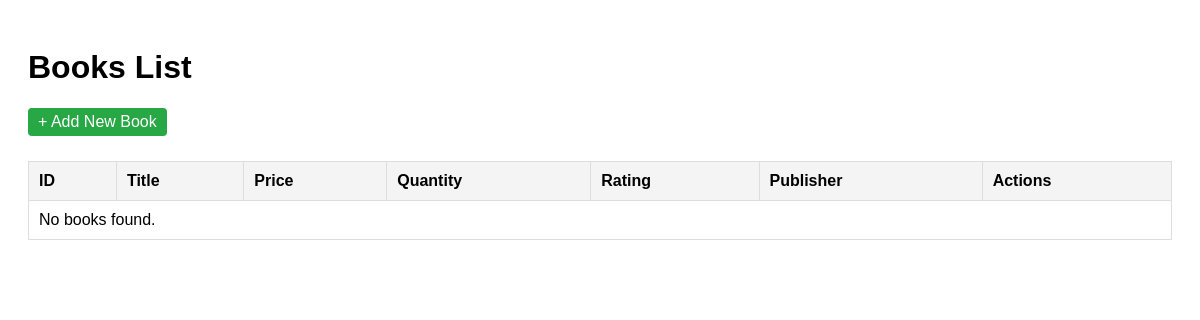
The page /books/lab9_part1/listbooks/ on the database as committed earlier.
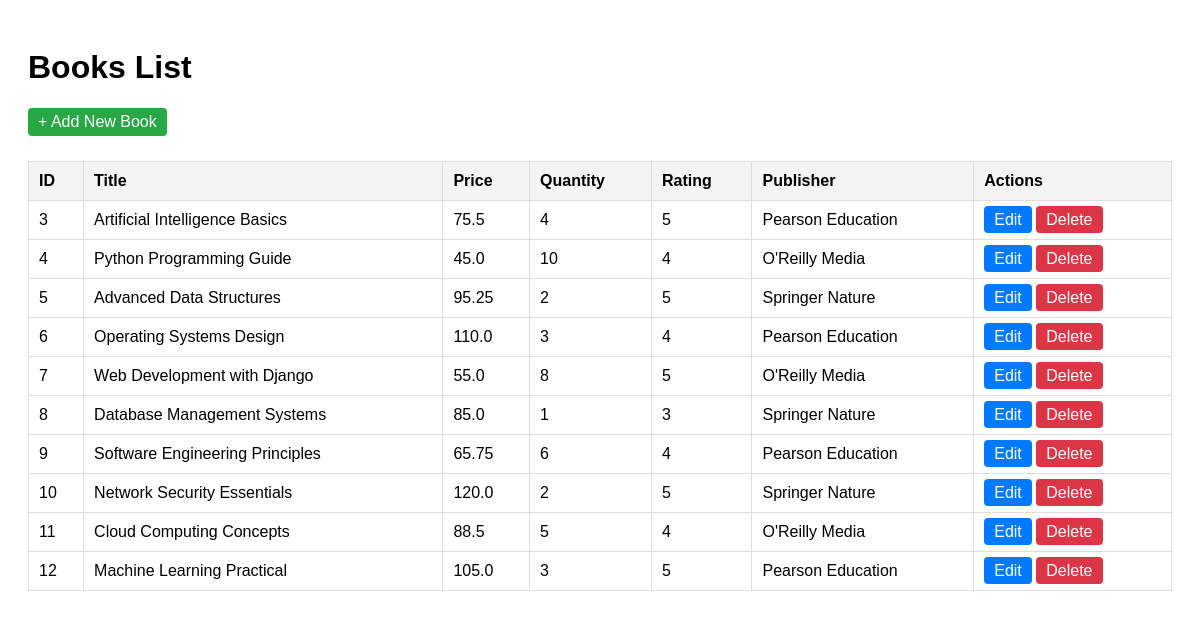
The same page on the database as committed later.
### apps/bookmodule/models.py (models this page shows, shortened)
class Books(models.Model):
    title = models.CharField(max_length=100)
    price = models.FloatField(default=0.0)
    quantity = models.IntegerField(default=1)
    pubdate = models.DateTimeField()
    rating = models.SmallIntegerField(default=1)
    publisher = models.ForeignKey(Publisher, null=True, on_delete=models.SET_NULL, related_name='books')
    authors = models.ManyToManyField(Author)

class Publisher(models.Model):
    name = models.CharField(max_length=200)
    location = models.CharField(max_length=300)

### apps/bookmodule/views.py (the view)
# urls.py: path('lab9_part1/listbooks/', views.lab9_part1_listbooks, name='lab9_part1_listbooks'),
def lab9_part1_listbooks(request):
    books = Books.objects.all()
    return render(request, 'bookmodule/lab9_part1_listbooks.html', {'books': books})

### apps/templates/bookmodule/lab9_part1_listbooks.html (shortened to what this page needs)
<!DOCTYPE html>
<html lang="en">
<head>
</head>
<body>
    <h1>Books List</h1>
    <a href="/books/lab9_part1/addbook/" class="btn btn-add">+ Add New Book</a>
    <table>
        <thead>
            <tr>
                <th>ID</th>
                <th>Title</th>
                <th>Price</th>
                <th>Quantity</th>
                <th>Rating</th>
                <th>Publisher</th>
                <th>Actions</th>
            </tr>
        </thead>
        <tbody>
            {% for book in books %}
            <tr>
                <td>{{ book.id }}</td>
                <td>{{ book.title }}</td>
                <td>{{ book.price }}</td>
                <td>{{ book.quantity }}</td>
                <td>{{ book.rating }}</td>
                <td>{{ book.publisher.name|default:"N/A" }}</td>
                <td>
                    <a href="/books/lab9_part1/editbook/{{ book.id }}/" class="btn btn-edit">Edit</a>
                    <a href="/books/lab9_part1/deletebook/{{ book.id }}/" class="btn btn-delete" onclick="return confirm('Are you sure you want to delete this book?');">Delete</a>
                </td>
            </tr>
            {% empty %}
            <tr>
                <td colspan="7">No books found.</td>
            </tr>
            {% endfor %}
        </tbody>
    </table>
</body>
</html>

### apps/templates/bookmodule/lab9_part1_listbooks.html (style rules this page uses)
body { font-family: Arial, sans-serif; padding: 20px; }
table { width: 100%; border-collapse: collapse; margin-top: 15px; }
th, td { border: 1px solid #ddd; padding: 10px; text-align: left; }
th { background-color: #f4f4f4; }
.btn { padding: 5px 10px; text-decoration: none; border-radius: 4px; color: white; }
.btn-add { background-color: #28a745; display: inline-block; margin-bottom: 10px; }
.btn-edit { background-color: #007bff; }
.btn-delete { background-color: #dc3545; }

Rows that differ between the two databases and show on the page:
added Books: id "3", title "Artificial Intelligence Basics", price "75.5", quantity "4", rating "5", publisher.name "Pearson Education"
added Books: id "4", title "Python Programming Guide", price "45.0", quantity "10", rating "4", publisher.name "O'Reilly Media"
added Books: id "5", title "Advanced Data Structures", price "95.25", quantity "2", rating "5", publisher.name "Springer Nature"
added Books: id "6", title "Operating Systems Design", price "110.0", quantity "3", rating "4", publisher.name "Pearson Education"
added Books: id "7", title "Web Development with Django", price "55.0", quantity "8", rating "5", publisher.name "O'Reilly Media"
added Books: id "8", title "Database Management Systems", price "85.0", quantity "1", rating "3", publisher.name "Springer Nature"
added Books: id "9", title "Software Engineering Principles", price "65.75", quantity "6", rating "4", publisher.name "Pearson Education"
added Books: id "10", title "Network Security Essentials", price "120.0", quantity "2", rating "5", publisher.name "Springer Nature"
added Books: id "11", title "Cloud Computing Concepts", price "88.5", quantity "5", rating "4", publisher.name "O'Reilly Media"
added Books: id "12", title "Machine Learning Practical", price "105.0", quantity "3", rating "5", publisher.name "Pearson Education"
Other text that changed with them:
text no longer shown: "No books found."
